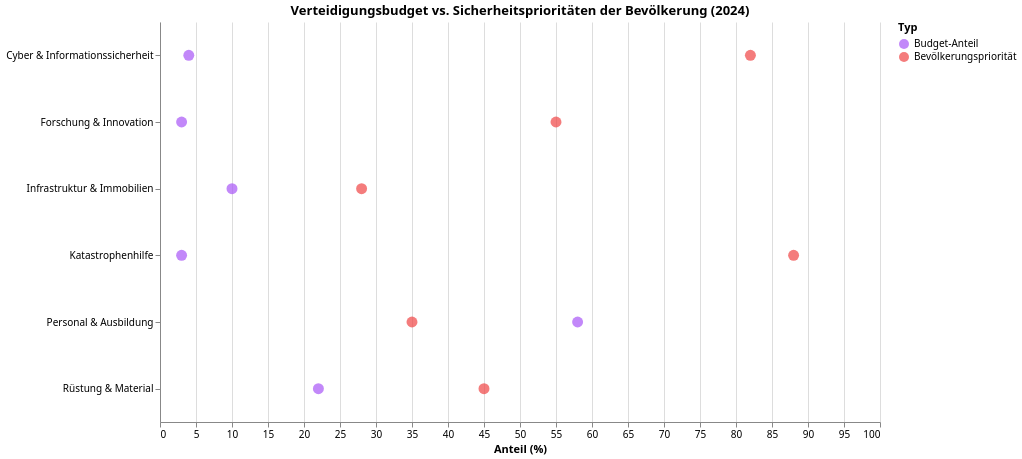

Write a Vega-Lite specification for this figure.
### Vega-Lite specification from a JSON file in a GitHub repository (floating-point values rounded to 4 significant figures)
{"$schema": "https://vega.github.io/schema/vega-lite/v5.json", "config": {"font": "Switzer, system-ui, sans-serif", "view": {"stroke": "transparent"}}, "data": {"values": [{"Bereich": "Personal & Ausbildung", "Typ": "Budget-Anteil", "Wert %": 58}, {"Bereich": "Personal & Ausbildung", "Typ": "Bevölkerungspriorität", "Wert %": 35}, {"Bereich": "Cyber & Informationssicherheit", "Typ": "Budget-Anteil", "Wert %": 4}, {"Bereich": "Cyber & Informationssicherheit", "Typ": "Bevölkerungspriorität", "Wert %": 82}, {"Bereich": "Rüstung & Material", "Typ": "Budget-Anteil", "Wert %": 22}, {"Bereich": "Rüstung & Material", "Typ": "Bevölkerungspriorität", "Wert %": 45}, {"Bereich": "Infrastruktur & Immobilien", "Typ": "Budget-Anteil", "Wert %": 10}, {"Bereich": "Infrastruktur & Immobilien", "Typ": "Bevölkerungspriorität", "Wert %": 28}, {"Bereich": "Katastrophenhilfe", "Typ": "Budget-Anteil", "Wert %": 3}, {"Bereich": "Katastrophenhilfe", "Typ": "Bevölkerungspriorität", "Wert %": 88}, {"Bereich": "Forschung & Innovation", "Typ": "Budget-Anteil", "Wert %": 3}, {"Bereich": "Forschung & Innovation", "Typ": "Bevölkerungspriorität", "Wert %": 55}]}, "encoding": {"color": {"field": "Typ", "scale": {"domain": ["Budget-Anteil", "Bevölkerungspriorität"], "range": ["#a855f7", "#ef4444"]}, "type": "nominal"}, "x": {"field": "Wert %", "scale": {"domain": [0, 100]}, "title": "Anteil (%)", "type": "quantitative"}, "y": {"field": "Bereich", "title": null, "type": "nominal"}}, "height": 400, "mark": {"filled": true, "size": 120, "type": "point"}, "title": "Verteidigungsbudget vs. Sicherheitsprioritäten der Bevölkerung (2024)", "width": 720}
